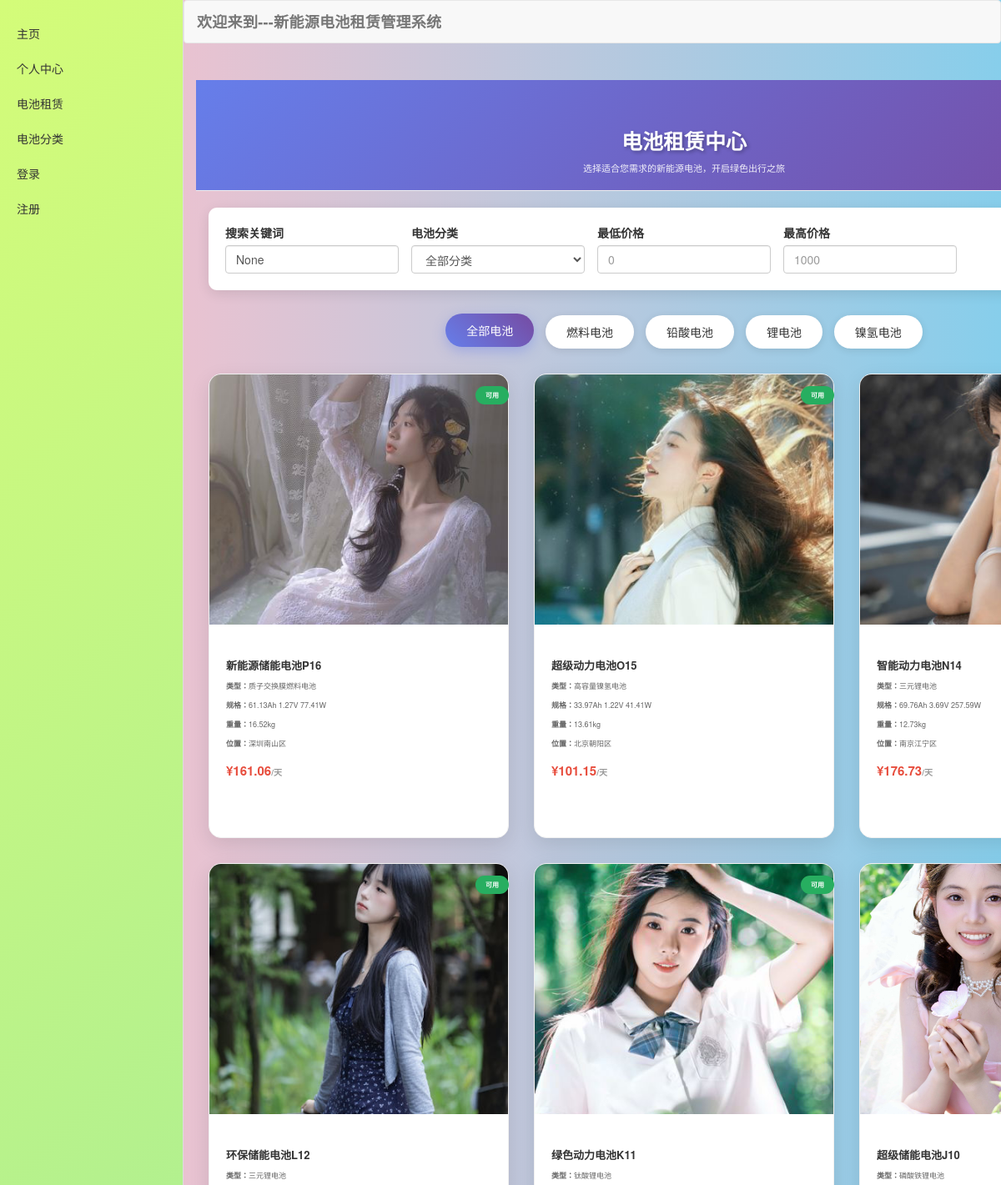
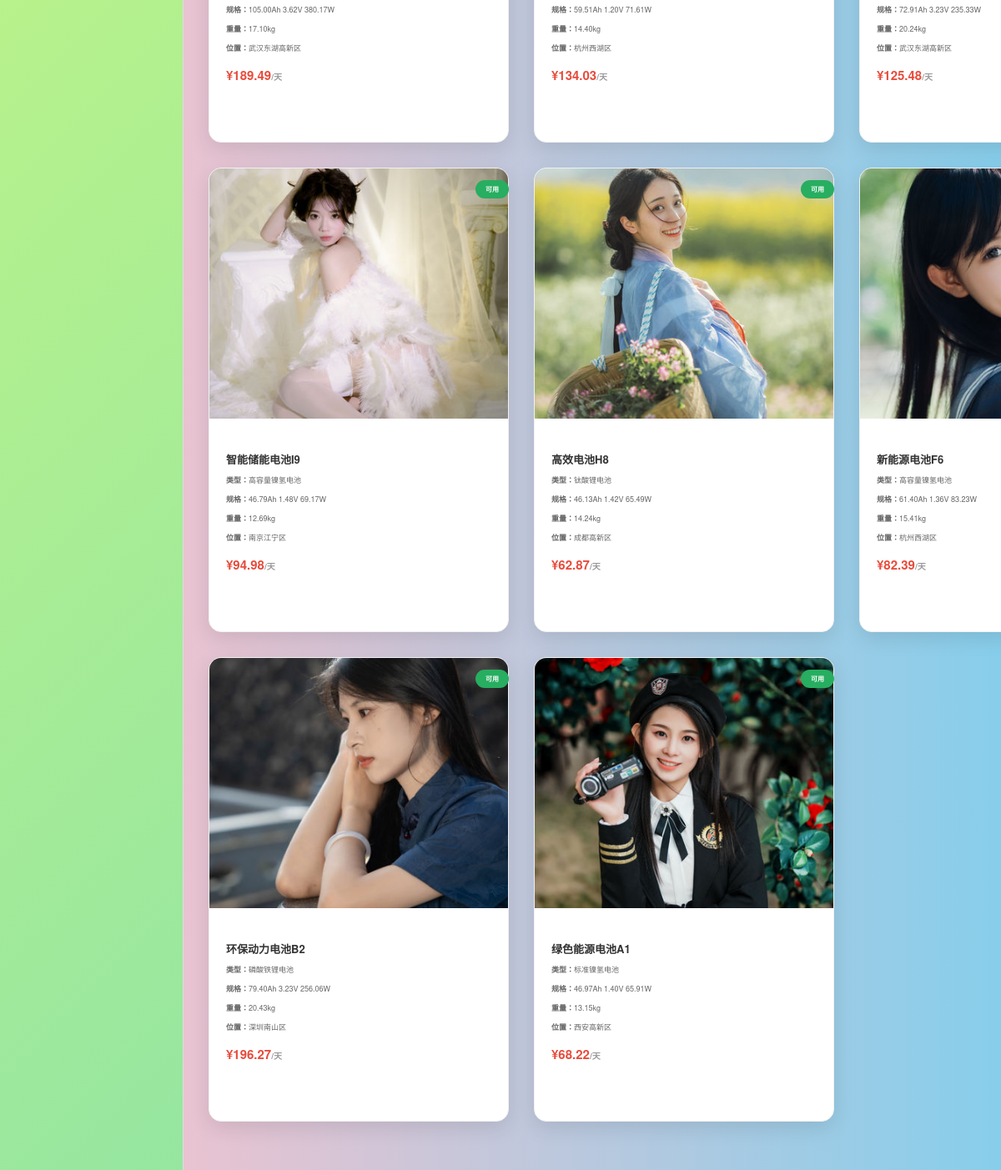
The page /battery/ on the database its author committed (2 pictures, top to bottom).
### battery/models.py (models this page shows, shortened)
class BatteryCategory(models.Model):
    name = models.CharField(max_length=50, verbose_name="分类名称")
    description = models.TextField(max_length=200, blank=True, verbose_name="分类描述")
    icon = models.CharField(max_length=50, default="glyphicon-flash", verbose_name="图标")
    created_at = models.DateTimeField(auto_now_add=True, verbose_name="创建时间")
    updated_at = models.DateTimeField(auto_now=True, verbose_name="更新时间")
    class Meta:
        verbose_name = "电池分类"
        verbose_name_plural = "电池分类"
        ordering = ['name']

class Battery(models.Model):
    STATUS_CHOICES = [
        ('available', '可用'),
        ('rented', '已租出'),
        ('maintenance', '维护中'),
        ('retired', '已退役'),
    ]
    name = models.CharField(max_length=100, verbose_name="电池名称")
    battery_type = models.ForeignKey(BatteryType, on_delete=models.CASCADE, verbose_name="电池类型")
    serial_number = models.CharField(max_length=50, unique=True, verbose_name="序列号")
    status = models.CharField(max_length=20, choices=STATUS_CHOICES, default='available', verbose_name="状态")
    capacity = models.DecimalField(max_digits=8, decimal_places=2, verbose_name="容量(Ah)")
    voltage = models.DecimalField(max_digits=6, decimal_places=2, verbose_name="电压(V)")
    power = models.DecimalField(max_digits=8, decimal_places=2, verbose_name="功率(W)")
    weight = models.DecimalField(max_digits=6, decimal_places=2, verbose_name="重量(kg)")
    daily_rental_price = models.DecimalField(max_digits=8, decimal_places=2, verbose_name="日租金(元)")
    deposit = models.DecimalField(max_digits=8, decimal_places=2, verbose_name="押金(元)")
    location = models.CharField(max_length=100, verbose_name="存放位置")
    latitude = models.DecimalField(max_digits=10, decimal_places=7, null=True, blank=True, verbose_name="纬度")
    longitude = models.DecimalField(max_digits=10, decimal_places=7, null=True, blank=True, verbose_name="经度")
    image = models.ImageField(upload_to='battery_images/', default='', blank=True, verbose_name="电池图片")
    created_at = models.DateTimeField(auto_now_add=True, verbose_name="创建时间")
    updated_at = models.DateTimeField(auto_now=True, verbose_name="更新时间")
    class Meta:
        verbose_name = "电池信息"
        verbose_name_plural = "电池信息"
        ordering = ['-created_at']
    @property
    def is_available(self):
        return self.status == 'available'
    @property
    def full_specs(self):
        return f"{self.capacity}Ah {self.voltage}V {self.power}W"
    @property
    def image_number(self):
        return ((self.id - 1) % 12) + 1
    @property
    def image_url(self):
        return f"/static/img/素材{self.image_number}.jpg"

class BatteryType(models.Model):
    name = models.CharField(max_length=50, verbose_name="类型名称")
    category = models.ForeignKey(BatteryCategory, on_delete=models.CASCADE, verbose_name="所属分类")
    description = models.TextField(max_length=200, blank=True, verbose_name="类型描述")
    created_at = models.DateTimeField(auto_now_add=True, verbose_name="创建时间")
    class Meta:
        verbose_name = "电池类型"
        verbose_name_plural = "电池类型"
        ordering = ['name']

### battery/views.py (the view)
# urls.py: path('', views.battery_list, name='list'),
def battery_list(request):
    category_id = request.GET.get('category')
    battery_type_id = request.GET.get('type')
    search_query = request.GET.get('search')
    min_price = request.GET.get('min_price')
    max_price = request.GET.get('max_price')
    status = request.GET.get('status', 'available')
    batteries = Battery.objects.filter(status=status)
    if category_id:
        batteries = batteries.filter(battery_type__category_id=category_id)
    if battery_type_id:
        batteries = batteries.filter(battery_type_id=battery_type_id)
    if search_query:
        batteries = batteries.filter(
            Q(name__icontains=search_query) |
            Q(serial_number__icontains=search_query) |
            Q(battery_type__name__icontains=search_query)
        )
    if min_price:
        batteries = batteries.filter(daily_rental_price__gte=min_price)
    if max_price:
        batteries = batteries.filter(daily_rental_price__lte=max_price)
    paginator = Paginator(batteries, 12)
    page_number = request.GET.get('page')
    page_obj = paginator.get_page(page_number)
    categories = BatteryCategory.objects.all()
    battery_types = BatteryType.objects.all()
    context = {
        'page_obj': page_obj,
        'categories': categories,
        'battery_types': battery_types,
        'current_category': category_id,
        'current_type': battery_type_id,
        'search_query': search_query,
        'min_price': min_price,
        'max_price': max_price,
        'status': status,
    }
    return render(request, 'battery/battery_list.html', context)

### battery/templates/battery/battery_list.html (shortened to what this page needs)
{% extends 'base/base.html' %}
{% load static %}
{% block css %}
<link rel="stylesheet" href="{% static 'js/bootstrap-3.4.1-dist/css/bootstrap.min.css' %}">
{% endblock %}
{% block main %}
<div class="page-header">
    <div class="container">
        <h1 class="page-title">电池租赁中心</h1>
        <p class="page-subtitle">选择适合您需求的新能源电池，开启绿色出行之旅</p>
    </div>
</div>
<div class="container">
    <div class="filter-panel">
        <form method="get" class="filter-form">
            <div class="filter-group">
                <label for="search">搜索关键词</label>
                <input type="text" name="search" id="search" class="form-control" value="{{ search_query }}"
                    placeholder="搜索电池名称、型号...">
            </div>
            <div class="filter-group">
                <label for="category">电池分类</label>
                <select name="category" id="category" class="form-control">
                    <option value="">全部分类</option>
                </select>
            </div>
            <div class="filter-group">
                <label for="min_price">最低价格</label>
                <input type="number" name="min_price" id="min_price" class="form-control" value="{{ min_price }}"
                    placeholder="0" min="0" step="0.01">
            </div>
            <div class="filter-group">
                <label for="max_price">最高价格</label>
                <input type="number" name="max_price" id="max_price" class="form-control" value="{{ max_price }}"
                    placeholder="1000" min="0" step="0.01">
            </div>
            <div class="filter-group">
                <button type="submit" class="btn btn-filter">
                    <i class="glyphicon glyphicon-search"></i> 筛选
                </button>
            </div>
        </form>
    </div>
    <div class="category-tabs">
        <a href="{% url 'battery:list' %}" class="category-tab {% if not current_category %}active{% endif %}">
            全部电池
        </a>
        {% for category in categories %}
        <a href="{% url 'battery:list' %}?category={{ category.id }}"
            class="category-tab {% if current_category == category.id|stringformat:'s' %}active{% endif %}">
            {{ category.name }}
        </a>
        {% endfor %}
    </div>
    {% if page_obj %}
    <div class="row">
        {% for battery in page_obj %}
        <div class="col-md-4 col-sm-6">
            <div class="battery-card">
                <div class="position-relative">
                    <img src="{{ battery.image_url }}" alt="{{ battery.name }}" class="battery-image">
                    <span class="status-badge status-{{ battery.status }}">
                        {% if battery.status == 'available' %}可用
                        {% elif battery.status == 'rented' %}已租出
                        {% elif battery.status == 'maintenance' %}维护中
                        {% else %}已退役
                        {% endif %}
                    </span>
                </div>
                <div class="battery-info">
                    <h3 class="battery-name">{{ battery.name }}</h3>
                    <div class="battery-specs">
                        <p><strong>类型：</strong>{{ battery.battery_type.name }}</p>
                        <p><strong>规格：</strong>{{ battery.full_specs }}</p>
                        <p><strong>重量：</strong>{{ battery.weight }}kg</p>
                        <p><strong>位置：</strong>{{ battery.location }}</p>
                    </div>
                    <div class="battery-price">
                        ¥{{ battery.daily_rental_price }}<span class="currency">/天</span>
                    </div>
                    <div class="battery-actions">
                        <a href="{% url 'battery:detail' battery.id %}" class="btn btn-detail">
                            <i class="glyphicon glyphicon-eye-open"></i> 查看详情
                        </a>
                        {% if battery.is_available %}
                        <a href="{% url 'battery:rent' battery.id %}" class="btn btn-rent">
                            <i class="glyphicon glyphicon-shopping-cart"></i> 立即租赁
                        </a>
                        {% else %}
                        <button class="btn btn-rent" disabled>
                            <i class="glyphicon glyphicon-ban-circle"></i> 不可租赁
                        </button>
                        {% endif %}
                    </div>
                </div>
            </div>
        </div>
        {% endfor %}
    </div>
    {% endif %}
</div>
{% endblock %}

### templates/base/base.html (shortened to what this page needs)
{% load static %}
<!DOCTYPE html>
<html lang="en">
<head>
    {% block css %}
    {% endblock %}
    <link rel="stylesheet" href="{% static 'js/bootstrap-3.4.1-dist/css/bootstrap.min.css' %}">
</head>
<body>
    {% include 'base/nav.html' %}
    <nav class="navbar navbar-default">
        <div class="container">
            <div class="navbar-header">
                <a class="navbar-brand" href="/">欢迎来到---新能源电池租赁管理系统</a>
            </div>
        </div>
    </nav>
    <div class="container container-main">
        {% block main %}
        {% endblock %}
    </div>
</body>
</html>

### templates/base/nav.html (shortened to what this page needs)
{% load static %}
<nav class="nav-sidebar">
    <ul class="nav nav-pills nav-stacked">
        <li><a href="{% url 'user:index' %}">主页</a></li>
        <li><a href="{% url 'user:center' %}">个人中心</a></li>
        <li><a href="{% url 'battery:list' %}">电池租赁</a></li>
        <li><a href="{% url 'battery:categories' %}">电池分类</a></li>
        {% if request.user.is_authenticated %}
        <li><a href="{% url 'battery:orders' %}">我的订单</a></li>
        <li><a href="{% url 'battery:usage' %}">使用情况</a></li>
        <li><a href="{% url 'station:nearby' %}">附近网点</a></li>
        <li class="dropdown">
            <a href="#" class="dropdown-toggle" data-toggle="dropdown">账户安全 <span class="caret"></span></a>
            <ul class="dropdown-menu" style="margin:0;border:none;border-radius:0;width:100%;">
                <li><a href="{% url 'user:change_password' %}">修改密码</a></li>
                <li><a href="{% url 'user:logout' %}">退出登录</a></li>
            </ul>
        </li>
        {% else %}
        <li><a href="{% url 'user:login' %}">登录</a></li>
        <li><a href="{% url 'user:register' %}">注册</a></li>
        {% endif %}
    </ul>
</nav>

### battery/templates/battery/battery_list.html (style rules this page uses)
body { background: linear-gradient(135deg, #f5f7fa 0%, #c3cfe2 100%); font-family: 'Microsoft YaHei', Helvetica, Arial, sans-serif; }
.page-header { background: linear-gradient(135deg, #667eea 0%, #764ba2 100%); color: white; padding: 40px 0; margin-bottom: 30px; text-align: center; }
.page-title { font-size: 2.5rem; font-weight: 700; margin-bottom: 10px; text-shadow: 2px 2px 4px rgba(0, 0, 0, 0.3); }
.page-subtitle { font-size: 1.1rem; opacity: 0.9; }
.filter-panel { background: white; border-radius: 10px; padding: 20px; margin-bottom: 30px; box-shadow: 0 4px 15px rgba(0, 0, 0, 0.1); }
.battery-card { background: white; border-radius: 15px; overflow: hidden; box-shadow: 0 8px 25px rgba(0, 0, 0, 0.1); transition: all 0.3s ease; margin-bottom: 30px; border: 1px solid #f0f0f0; }
.battery-image { width: 100%; height: 300px; object-fit: cover; transition: transform 0.3s ease; }
.battery-info { padding: 20px; }
.battery-name { font-size: 1.3rem; font-weight: 600; color: #333; margin-bottom: 10px; line-height: 1.4; }
.battery-specs { color: #666; font-size: 0.9rem; margin-bottom: 15px; }
.battery-price { font-size: 1.5rem; font-weight: 700; color: #e74c3c; margin-bottom: 15px; }
.battery-price .currency { font-size: 1rem; color: #999; }
.battery-actions { display: flex; gap: 10px; }
.btn-detail { background: linear-gradient(45deg, #667eea, #764ba2); border: none; color: white; padding: 8px 20px; border-radius: 25px; font-size: 0.9rem; transition: all 0.3s ease; flex: 1; }
.btn-rent { background: linear-gradient(45deg, #ff6b6b, #ee5a24); border: none; color: white; padding: 8px 20px; border-radius: 25px; font-size: 0.9rem; transition: all 0.3s ease; flex: 1; }
.status-badge { position: absolute; top: 15px; right: 15px; padding: 5px 12px; border-radius: 20px; font-size: 0.8rem; font-weight: 600; text-transform: uppercase; }
.status-available { background: #27ae60; color: white; }
.filter-form { display: flex; flex-wrap: wrap; gap: 15px; align-items: end; }
.filter-group { flex: 1; min-width: 200px; }
.filter-group label { font-weight: 600; color: #333; margin-bottom: 5px; display: block; }
.btn-filter { background: linear-gradient(45deg, #667eea, #764ba2); border: none; color: white; padding: 10px 25px; border-radius: 25px; font-weight: 600; transition: all 0.3s ease; }
.category-tabs { margin-bottom: 30px; text-align: center; }
.category-tab { display: inline-block; padding: 10px 25px; margin: 0 5px; background: white; border-radius: 25px; text-decoration: none; color: #333; transition: all 0.3s ease; box-shadow: 0 2px 10px rgba(0, 0, 0, 0.1); }
.category-tab:hover, .category-tab.active { background: linear-gradient(45deg, #667eea, #764ba2); color: white; transform: translateY(-2px); box-shadow: 0 5px 15px rgba(102, 126, 234, 0.4); text-decoration: none; }

### templates/base/base.html (style rules this page uses)
body { background: linear-gradient(to right, pink, skyblue); }
.navbar-brand { font-weight: 600; letter-spacing: .3px; }
.container-main { padding-top: 24px; padding-bottom: 40px; }
.page-header { margin-top: 0; }

### templates/base/nav.html (style rules this page uses)
.nav-sidebar { position: fixed; left: 0; top: 0; width: 220px; height: 100%; background: linear-gradient(135deg, #d4fc79 0%, #96e6a1 100%); border-right: 1px solid #ddd; padding: 20px 0; overflow-y: auto; }
.nav-sidebar .nav { display: block; }
.nav-sidebar .nav>li>a { display: block; padding: 10px 20px; color: #333; border-radius: 0; }
html, body { overflow-x: hidden; }
body { padding-left: 220px; }

### rows shown on the page
BatteryCategory: name "燃料电池"
BatteryCategory: name "铅酸电池"
BatteryCategory: name "锂电池"
BatteryCategory: name "镍氢电池"
Battery: shows a picture, status "可用", name "新能源储能电池P16", battery_type.name "质子交换膜燃料电池", full_specs "61.13Ah 1.27V 77.41W", weight "16.52", location "深圳南山区", daily_rental_price "161.06"
Battery: shows a picture, status "可用", name "超级动力电池O15", battery_type.name "高容量镍氢电池", full_specs "33.97Ah 1.22V 41.41W", weight "13.61", location "北京朝阳区", daily_rental_price "101.15"
Battery: name "智能动力电池N14", battery_type.name "三元锂电池", full_specs "69.76Ah 3.69V 257.59W", weight "12.73", location "南京江宁区", daily_rental_price "176.73"
Battery: shows a picture, status "可用", name "环保储能电池L12", battery_type.name "三元锂电池", full_specs "105.00Ah 3.62V 380.17W", weight "17.10", location "武汉东湖高新区", daily_rental_price "189.49"
Battery: shows a picture, status "可用", name "绿色动力电池K11", battery_type.name "钛酸锂电池", full_specs "59.51Ah 1.20V 71.61W", weight "14.40", location "杭州西湖区", daily_rental_price "134.03"
Battery: shows a picture, name "超级储能电池J10", battery_type.name "磷酸铁锂电池", full_specs "72.91Ah 3.23V 235.33W", weight "20.24", location "武汉东湖高新区", daily_rental_price "125.48"
Battery: shows a picture, status "可用", name "智能储能电池I9", battery_type.name "高容量镍氢电池", full_specs "46.79Ah 1.48V 69.17W", weight "12.69", location "南京江宁区", daily_rental_price "94.98"
Battery: shows a picture, status "可用", name "高效电池H8", battery_type.name "钛酸锂电池", full_specs "46.13Ah 1.42V 65.49W", weight "14.24", location "成都高新区", daily_rental_price "62.87"
Battery: shows a picture, name "新能源电池F6", battery_type.name "高容量镍氢电池", full_specs "61.40Ah 1.36V 83.23W", weight "15.41", location "杭州西湖区", daily_rental_price "82.39"
Battery: status "可用", name "环保动力电池B2", battery_type.name "磷酸铁锂电池", full_specs "79.40Ah 3.23V 256.06W", weight "20.43", location "深圳南山区", daily_rental_price "196.27"
Battery: shows a picture, status "可用", name "绿色能源电池A1", battery_type.name "标准镍氢电池", full_specs "46.97Ah 1.40V 65.91W", weight "13.15", location "西安高新区", daily_rental_price "68.22"
